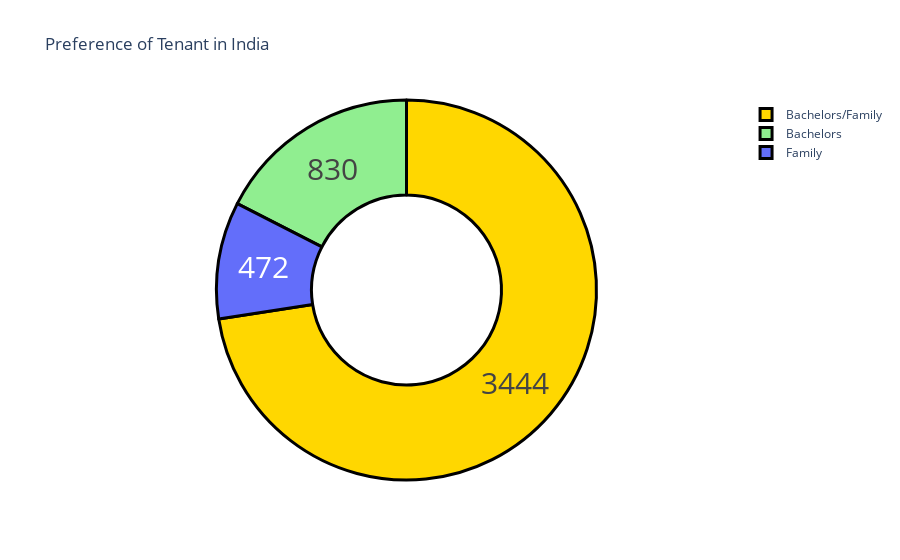

Notebook source saved alongside this figure:
### Code cell
# Preference of Tenant
tenant = house["Tenant Preferred"].value_counts()
label = tenant.index
counts = tenant.values
colors = ['gold','lightgreen']

fig = go.Figure(data=[go.Pie(labels=label, values=counts, hole=0.5)])
fig.update_layout(title_text='Preference of Tenant in India')
fig.update_traces(hoverinfo='label+percent', textinfo='value', textfont_size=30,
                  marker=dict(colors=colors, line=dict(color='black', width=3)))
fig.show()

### Figure 1 — Plotly figure (JSON) as saved in the notebook; plotly's stock layout.template omitted (floating-point values rounded to 4 significant figures)
{"data": [{"hole": 0.5, "hoverinfo": "label+percent", "labels": ["Bachelors/Family", "Bachelors", "Family"], "marker": {"colors": ["gold", "lightgreen"], "line": {"color": "black", "width": 3}}, "textfont": {"size": 30}, "textinfo": "value", "type": "pie", "values": [3444, 830, 472]}], "layout": {"autosize": true, "title": {"text": "Preference of Tenant in India"}}}
